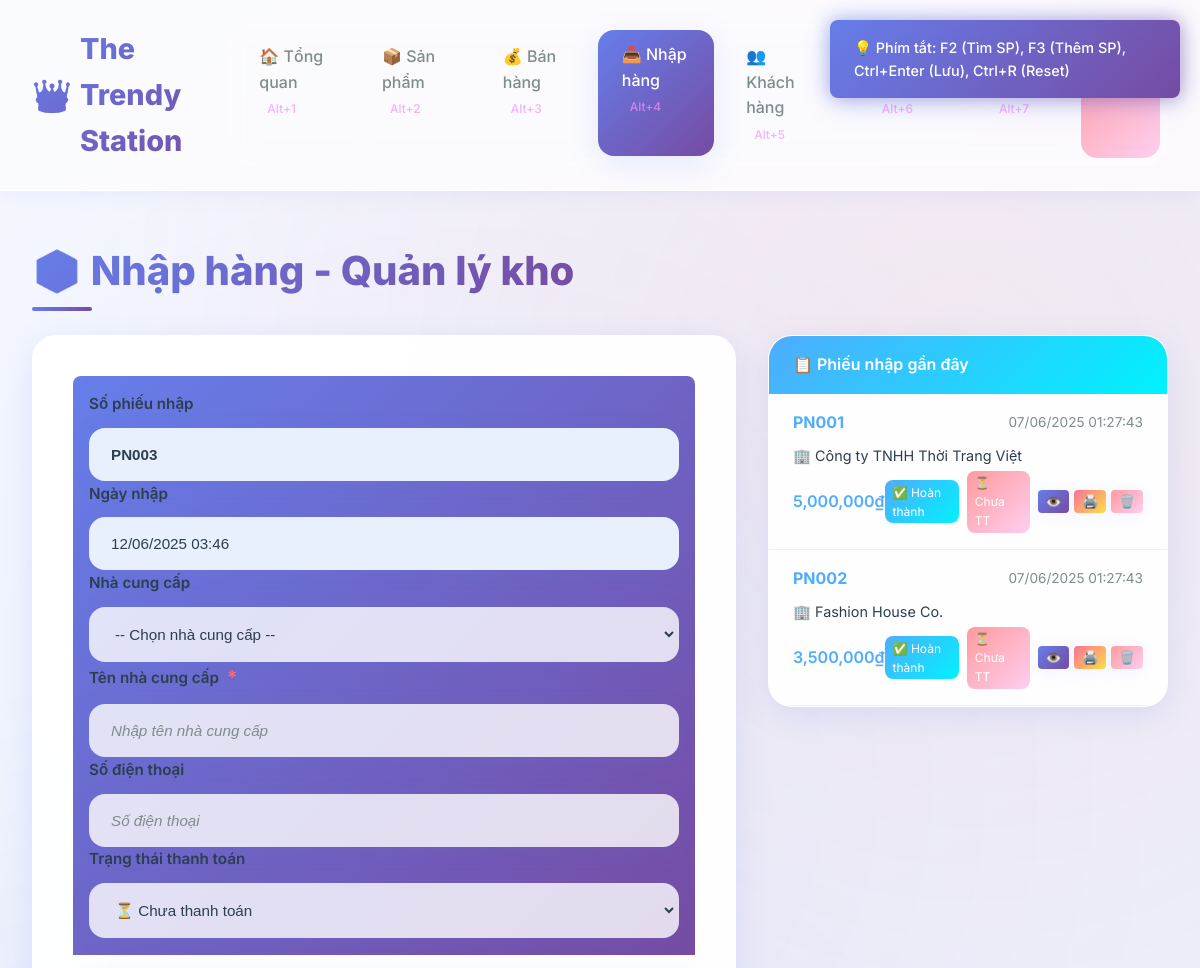
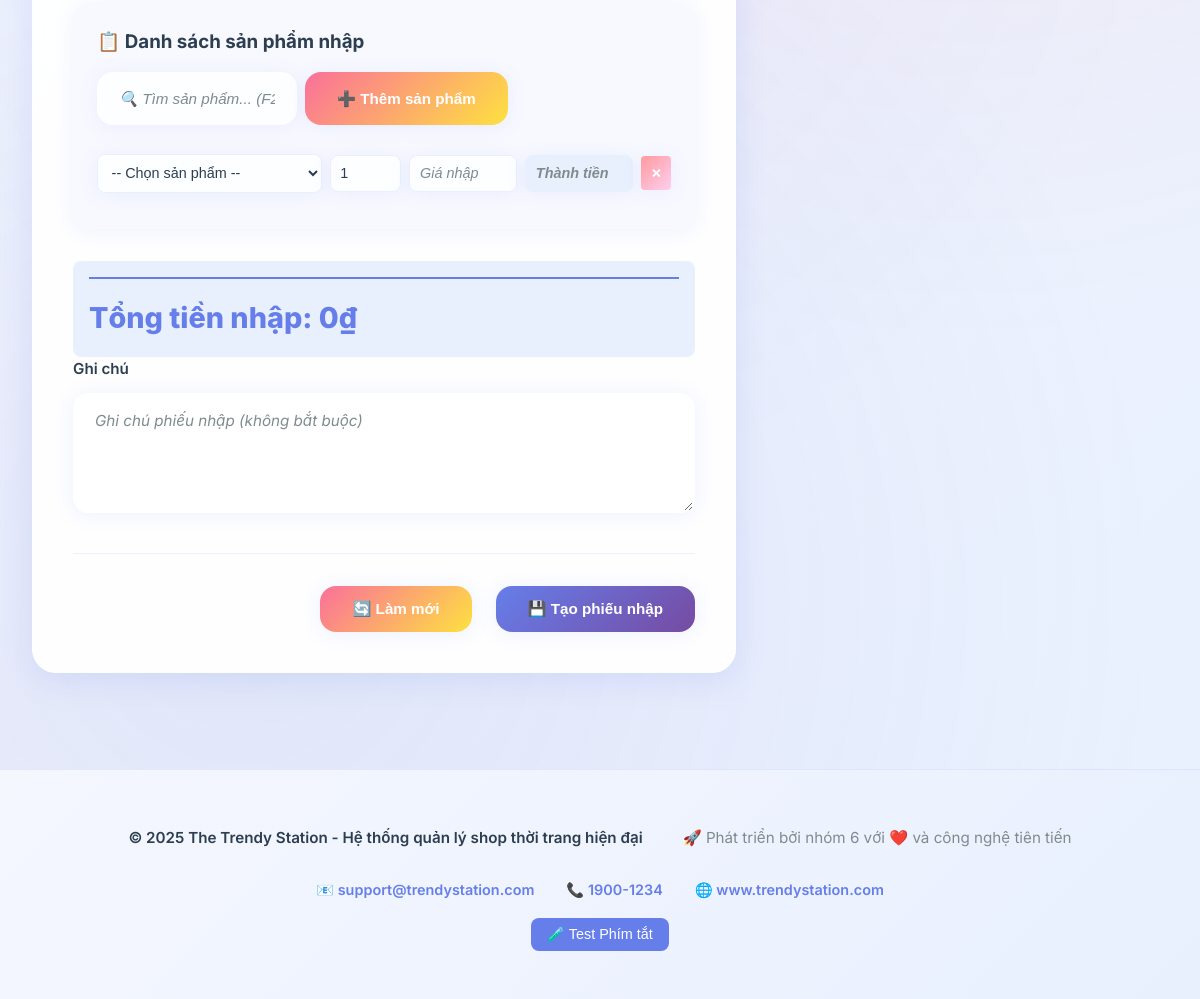
The page /index.php?page=imports on the database its author committed (2 pictures, top to bottom).
### tables this page shows
CREATE TABLE imports (
    id INT AUTO_INCREMENT PRIMARY KEY,
    import_code VARCHAR(20) UNIQUE NOT NULL,
    supplier_id INT,
    supplier_name VARCHAR(200),
    total_amount DECIMAL(15,2) NOT NULL DEFAULT 0,
    notes TEXT,
    import_date TIMESTAMP DEFAULT CURRENT_TIMESTAMP,
    created_by VARCHAR(100) DEFAULT 'Admin',
    status ENUM('Đang xử lý', 'Hoàn thành', 'Đã hủy') DEFAULT 'Hoàn thành',
    payment_status ENUM('pending', 'partial', 'paid') DEFAULT 'pending',
    created_at TIMESTAMP DEFAULT CURRENT_TIMESTAMP,
    
    FOREIGN KEY (supplier_id) REFERENCES suppliers(id) ON DELETE SET NULL,
    
    INDEX idx_import_code (import_code),
    INDEX idx_supplier (supplier_id),
    INDEX idx_import_date (import_date)
);

### config/database.php (called while the page is built, shortened)
<?php
$config = [
    'host' => 'localhost',
    'dbname' => 'trendy_station',
    'username' => 'root',
    'password' => '',
    'charset' => 'utf8mb4',
    'options' => [
        PDO::ATTR_ERRMODE => PDO::ERRMODE_EXCEPTION,
        PDO::ATTR_DEFAULT_FETCH_MODE => PDO::FETCH_ASSOC,
        PDO::ATTR_EMULATE_PREPARES => false,
    ]
];
try {
    $dsn = "mysql:host={$config['host']};dbname={$config['dbname']};charset={$config['charset']}";
    $pdo = new PDO($dsn, $config['username'], $config['password'], $config['options']);
    $pdo->exec("SET NAMES utf8mb4 COLLATE utf8mb4_unicode_ci");
    $pdo->exec("SET time_zone = '+07:00'");
} catch (PDOException $e) {
    die('Database connection failed: ' . $e->getMessage());
}
function executeQuery($sql, $params = []) {
    global $pdo;
    try {
        $stmt = $pdo->prepare($sql);
        $stmt->execute($params);
        return $stmt;
    } catch (PDOException $e) {
        die("❌ Lỗi thực hiện query: " . $e->getMessage());
    }
}
function fetchAll($sql, $params = []) {
    $stmt = executeQuery($sql, $params);
    return $stmt->fetchAll();
}
function fetchOne($sql, $params = []) {
    $stmt = executeQuery($sql, $params);
    return $stmt->fetch();
}
function generateCode($prefix, $table, $column) {
    $sql = "SELECT MAX(CAST(SUBSTRING($column, " . (strlen($prefix) + 1) . ") AS UNSIGNED)) as max_num
            FROM $table
            WHERE $column LIKE '$prefix%'";
    $result = fetchOne($sql);
    $nextNum = ($result['max_num'] ?? 0) + 1;
    return $prefix . str_pad($nextNum, 3, '0', STR_PAD_LEFT);
}
?>

### includes/functions.php (called while the page is built, shortened)
<?php
if (!function_exists('formatDate')) {
    function formatDate($dateString) {
        $originalTimezone = date_default_timezone_get();
        $formatted = date('d/m/Y H:i:s', strtotime($dateString));
        return $formatted;
    }
}
?>

### pages/imports.php (the view, shortened to what this page needs)
<?php
require_once __DIR__ . '/../includes/functions.php';
$recentImports = fetchAll("
    SELECT i.*, s.name as supplier_name_db
    FROM imports i
    LEFT JOIN suppliers s ON i.supplier_id = s.id
    ORDER BY i.import_date DESC
    LIMIT 10
");
$newImportCode = generateCode('PN', 'imports', 'import_code');
?>
<h1 class="page-title">📦 Nhập hàng - Quản lý kho</h1>
<div style="display: grid; grid-template-columns: 1fr 400px; gap: 2rem; align-items: start;">
    <div class="form-container">
        <form method="POST" id="importForm">
            <div class="invoice-header">
                <div class="form-group">
                    <label>Số phiếu nhập</label>
                    <input type="text" value="<?php echo $newImportCode; ?>" readonly style="background: var(--bg-tertiary); font-weight: bold;">
                </div>
                <div class="form-group">
                    <label>Ngày nhập</label>
                    <input type="text" value="<?php echo date('d/m/Y H:i'); ?>" readonly style="background: var(--bg-tertiary);">
                </div>
                <div class="form-group">
                    <label for="supplier_id">Nhà cung cấp</label>
                    <select name="supplier_id" id="supplier_id" onchange="selectSupplier(this)">
                        <option value="">-- Chọn nhà cung cấp --</option>
                    </select>
                </div>
                <div class="form-group">
                    <label for="supplier_name">Tên nhà cung cấp <span class="required">*</span></label>
                    <input type="text" name="supplier_name" id="supplier_name" placeholder="Nhập tên nhà cung cấp" required>
                </div>
                <div class="form-group">
                    <label for="supplier_phone">Số điện thoại</label>
                    <input type="tel" name="supplier_phone" id="supplier_phone" placeholder="Số điện thoại">
                </div>
                <div class="form-group">
                    <label for="payment_status">Trạng thái thanh toán</label>
                    <select name="payment_status" id="payment_status">
                        <option value="pending">⏳ Chưa thanh toán</option>
                    </select>
                </div>
            </div>
            <div class="invoice-items">
                <div style="display: flex; justify-content: space-between; align-items: center; margin-bottom: 1rem; flex-wrap: wrap; gap: 1rem;">
                    <h3>📋 Danh sách sản phẩm nhập</h3>
                    <div style="display: flex; gap: 0.5rem; flex-shrink: 0;">
                        <input type="text" id="productSearch" placeholder="🔍 Tìm sản phẩm... (F2)"
                               style="width: 200px;" onkeyup="searchProducts(this.value)"
                               title="Nhập mã hoặc tên sản phẩm để tìm kiếm">
                        <button type="button" class="btn btn-secondary" onclick="addItemRow()" title="Thêm dòng sản phẩm mới (F3)">
                            ➕ Thêm sản phẩm
                        </button>
                    </div>
                </div>
                <div id="itemsContainer">
                </div>
            </div>
            <div class="total-section">
                <div style="font-size: 1.8rem; font-weight: 800; color: var(--primary-color); border-top: 2px solid var(--primary-color); padding-top: 1rem;">
                    Tổng tiền nhập: <span id="totalAmount">0₫</span>
                </div>
            </div>
            <div class="form-group full-width">
                <label for="notes">Ghi chú</label>
                <textarea name="notes" id="notes" placeholder="Ghi chú phiếu nhập (không bắt buộc)"></textarea>
            </div>
            <div class="form-actions">
                <button type="button" class="btn btn-secondary" onclick="resetForm()">🔄 Làm mới</button>
                <button type="submit" class="btn btn-primary" id="submitBtn" disabled>
                    💾 Tạo phiếu nhập
                </button>
            </div>
        </form>
    </div>
    <div class="data-table" style="height: fit-content;">
        <div style="background: var(--success-gradient); color: white; padding: 1rem 1.5rem; font-weight: 600;">
            📋 Phiếu nhập gần đây
        </div>
        <div style="max-height: 500px; overflow-y: auto;">
            <?php if (empty($recentImports)): ?>
                <div style="padding: 2rem; text-align: center; color: var(--text-secondary);">
                    📄 Chưa có phiếu nhập nào
                </div>
            <?php else: ?>
                <?php foreach ($recentImports as $import): ?>
                    <div style="padding: 1rem 1.5rem; border-bottom: 1px solid rgba(40, 167, 69, 0.1); cursor: pointer; transition: var(--transition);"
                         onclick="viewImportDetail(<?php echo $import['id']; ?>)" // MODIFIED: Pass only importId
                         onmouseover="this.style.background='var(--bg-tertiary)'"
                         onmouseout="this.style.background='transparent'">
                        <div style="display: flex; justify-content: space-between; align-items: center; margin-bottom: 0.5rem;">
                            <strong style="color: var(--success-color);"><?php echo $import['import_code']; ?></strong>
                            <span style="font-size: 0.85rem; color: var(--text-secondary);">
                                <?php echo formatDate($import['import_date']); ?>
                            </span>
                        </div>
                        <div style="font-size: 0.9rem; margin-bottom: 0.25rem;">
                            🏢 <?php echo htmlspecialchars($import['supplier_name'] ?: $import['supplier_name_db']); ?>
                        </div>
                        <div style="display: flex; justify-content: space-between; align-items: center;">
                            <span style="font-weight: 600; color: var(--success-color);">
                                <?php echo number_format($import['total_amount']); ?>₫
                            </span>
                            <div style="display: flex; gap: 0.5rem; align-items: center;">
                                <span style="background:
                                    <?php
                                    switch($import['status']) {
                                        case 'Hoàn thành': echo 'var(--success-gradient)'; break;
                                    }
                                    ?>; color: white; padding: 0.15rem 0.5rem; border-radius: 8px; font-size: 0.75rem;">
                                    <?php
                                    switch($import['status']) {                                        case 'Hoàn thành': echo '✅ Hoàn thành'; break;
                                    }
                                    ?>
                                </span>
                                <span style="background:
                                    <?php
                                    switch($import['payment_status'] ?? 'pending') {
                                        case 'pending': echo 'var(--danger-gradient)'; break;
                                    }
                                    ?>; color: white; padding: 0.15rem 0.5rem; border-radius: 8px; font-size: 0.75rem;">
                                    <?php
                                    switch($import['payment_status'] ?? 'pending') {
                                        case 'pending': echo '⏳ Chưa TT'; break;
                                        default: echo htmlspecialchars($import['payment_status'] ?? 'N/A');                                    }
                                    ?>
                                </span>
                                <div style="display: flex; gap: 0.3rem;">
                                    <button class="btn btn-small btn-primary" onclick="event.stopPropagation(); viewImportDetail(<?php echo $import['id']; ?>)" title="Xem chi tiết (Enter)">
                                        👁️
                                    </button>
                                    <button class="btn btn-small btn-secondary" onclick="event.stopPropagation(); printImport(<?php echo $import['id']; ?>)" title="In phiếu nhập (Ctrl+P)">
                                        🖨️
                                    </button>
                                    <button class="btn btn-small btn-danger" onclick="event.stopPropagation(); deleteImport(<?php echo $import['id']; ?>, '<?php echo $import['import_code']; ?>')" title="Xóa phiếu nhập">
                                        🗑️
                                    </button>
                                </div>
                            </div>
                        </div>
                    </div>
                <?php endforeach; ?>
            <?php endif; ?>
        </div>
    </div>
</div>

### rows shown on the page
imports: import_code "PN001", import_date "07/06/2025 01:27:43", supplier_name "Công ty TNHH Thời Trang Việt", total_amount "5,000,000", status "✅ Hoàn thành", payment_status "⏳ Chưa TT"
imports: import_code "PN002", import_date "07/06/2025 01:27:43", supplier_name "Fashion House Co.", total_amount "3,500,000", status "✅ Hoàn thành", payment_status "⏳ Chưa TT"
